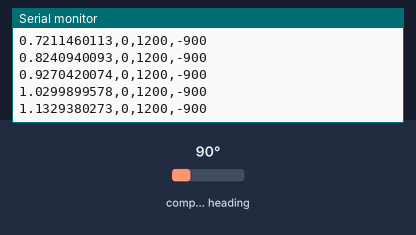
A sketch run on a simulated Arduino Uno, built with avr-gcc and run on an emulated ATmega328P. Parts: the last lines printed to the serial monitor. The inputs (shaded band) are chosen by the test bench; at power-on: compass heading 90°.

Above: at 1.2 s.
1.3 s: compass heading set to 7°
At 1.34 s:
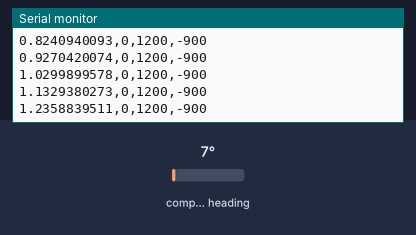
2.8 s: compass heading set to 90°
At 2.89 s:
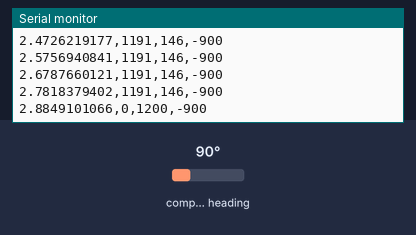
Timing chart, 0 to 5.8 s (numbered marks = the images above; inputs shaded):
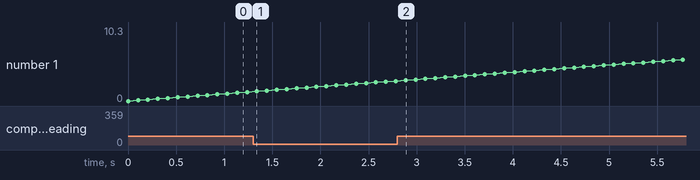

Measured:
- plotted number 1: 1.24 → 2.78 after the input at 1.3 s

The sketch:

QMC5883.ino
```cpp
#include <avr/pgmspace.h>
#include <QMC5883LCompass.h>
#include <Wire.h>


QMC5883LCompass compass;

 float gaincorx = 1.017745303*0.0333;
 float gaincory = 1.005154639*0.0317;
 float gaincorz = 1.024159664*0.0336;

// the memory buffer for the LCD

void setup() {
  Serial.begin(230400);
  compass.init();

}

void loop() {

 int x, y, z, n;

uint32_t t0 = micros();
   compass.read();
uint32_t t1 = micros();

  x = compass.getX();
  y = compass.getY();
  z = compass.getZ();

Serial.print((t1+t0)/2000000.00, 10);
Serial.print(",");
Serial.print(x);
Serial.print(",");
Serial.print(y);
Serial.print(",");
Serial.println(z);
delay(100);
}
```
